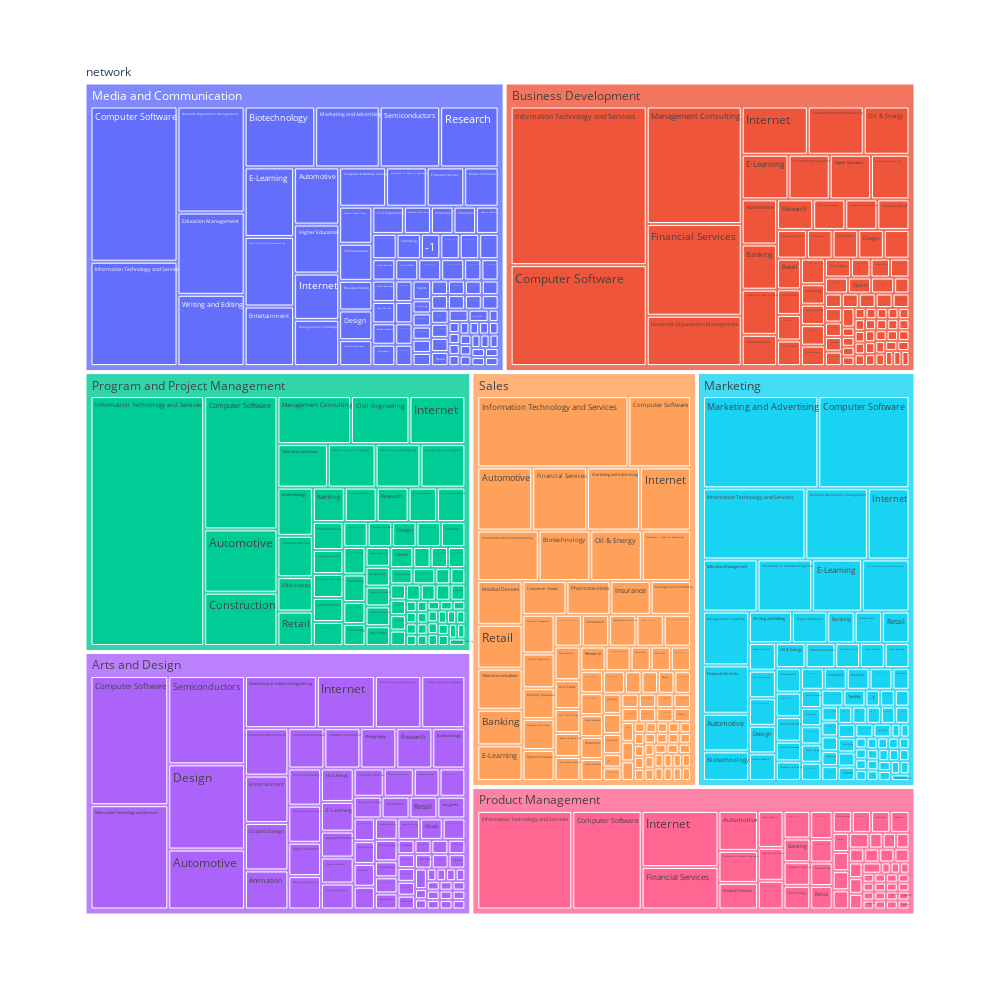

Here is the notebook cell this chart was saved with:
### Code cell
fig1 = px.treemap(df1, path=['My Network', 'Domain', 'Industry'], width=1000, height=1000)
fig1.show()
# renderer = "colab"

### Figure 1 — Plotly figure (JSON) as saved in the notebook; plotly's stock layout.template omitted (floating-point values rounded to 4 significant figures; data arrays with more than 128 entries replaced by an {"elided": "..."} marker saying what was removed)
{"data": [{"branchvalues": "total", "domain": {"x": [0, 1], "y": [0, 1]}, "hovertemplate": "labels=%{label}<br>count=%{value}<br>parent=%{parent}<br>id=%{id}<extra></extra>", "ids": {"elided": "564 str values"}, "labels": {"elided": "564 str values"}, "name": "", "parents": {"elided": "564 str values"}, "type": "treemap", "values": {"elided": "564 int values"}}], "layout": {"height": 1000, "legend": {"tracegroupgap": 0}, "margin": {"t": 60}, "width": 1000}}
